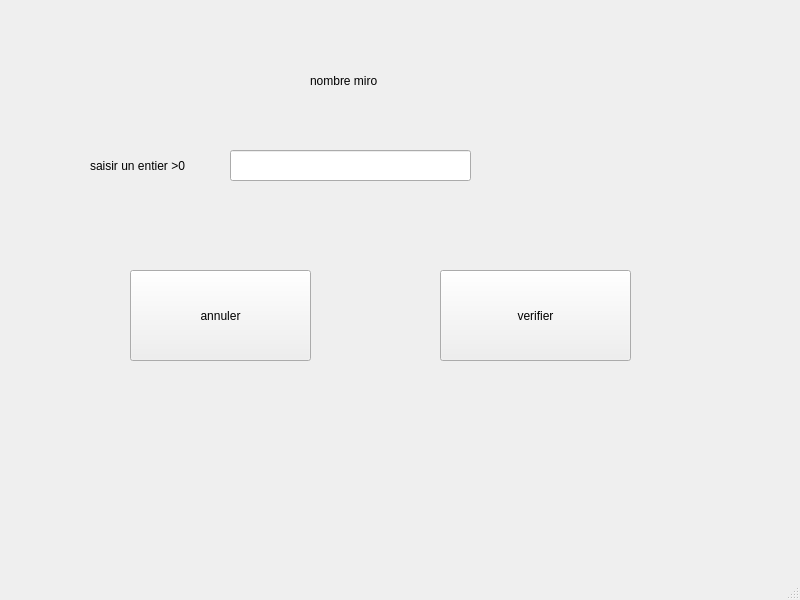
<?xml version="1.0" encoding="UTF-8"?>
<ui version="4.0">
 <class>MainWindow</class>
 <widget class="QMainWindow" name="MainWindow">
  <property name="geometry">
   <rect>
    <x>0</x>
    <y>0</y>
    <width>800</width>
    <height>600</height>
   </rect>
  </property>
  <property name="windowTitle">
   <string>MainWindow</string>
  </property>
  <widget class="QWidget" name="centralwidget">
   <widget class="QLabel" name="label">
    <property name="geometry">
     <rect>
      <x>310</x>
      <y>20</y>
      <width>241</width>
      <height>121</height>
     </rect>
    </property>
    <property name="text">
     <string>nombre miro</string>
    </property>
   </widget>
   <widget class="QLabel" name="label_2">
    <property name="geometry">
     <rect>
      <x>90</x>
      <y>140</y>
      <width>261</width>
      <height>51</height>
     </rect>
    </property>
    <property name="text">
     <string>saisir un entier &gt;0</string>
    </property>
   </widget>
   <widget class="QLineEdit" name="vn">
    <property name="geometry">
     <rect>
      <x>230</x>
      <y>150</y>
      <width>241</width>
      <height>31</height>
     </rect>
    </property>
   </widget>
   <widget class="QLabel" name="res">
    <property name="geometry">
     <rect>
      <x>330</x>
      <y>450</y>
      <width>191</width>
      <height>81</height>
     </rect>
    </property>
    <property name="text">
     <string/>
    </property>
   </widget>
   <widget class="QPushButton" name="annuler">
    <property name="geometry">
     <rect>
      <x>130</x>
      <y>270</y>
      <width>181</width>
      <height>91</height>
     </rect>
    </property>
    <property name="text">
     <string>annuler</string>
    </property>
   </widget>
   <widget class="QPushButton" name="verifier">
    <property name="geometry">
     <rect>
      <x>440</x>
      <y>270</y>
      <width>191</width>
      <height>91</height>
     </rect>
    </property>
    <property name="text">
     <string>verifier</string>
    </property>
   </widget>
  </widget>
  <widget class="QMenuBar" name="menubar">
   <property name="geometry">
    <rect>
     <x>0</x>
     <y>0</y>
     <width>800</width>
     <height>26</height>
    </rect>
   </property>
  </widget>
  <widget class="QStatusBar" name="statusbar"/>
 </widget>
 <resources/>
 <connections/>
</ui>
